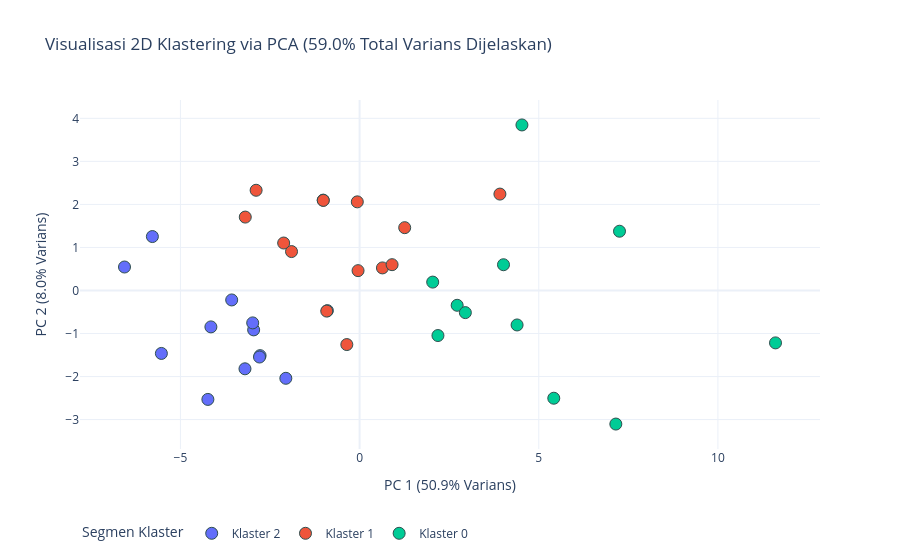

The cell this chart's notebook holds for it:
### Markdown cell above
## 5. Visualisasi Hasil Klastering
### 5.1 Proyeksi 2D PCA & Distribusi Anggota

### Code cell
median_prof_raw, _ = get_cluster_profiles(df_features, labels)
cluster_name_map = assign_business_cluster_names(median_prof_raw)

named_labels = [cluster_name_map.get(f'Klaster {lbl}', f'Klaster {lbl}') for lbl in labels]
df_result = df_features.copy()
df_result['Kabupaten/Kota'] = regions.values
df_result['Cluster_ID'] = labels
df_result['Nama_Klaster'] = named_labels
df_result['Total_Pengeluaran'] = df_features.sum(axis=1)

fig_pca = plot_pca_2d_interactive(df_scaled, labels, regions, cluster_name_map, df_raw_features=df_features)
fig_pca.show()

### Figure 1 — Plotly figure (JSON) as saved in the notebook; plotly's stock layout.template omitted (floating-point values rounded to 4 significant figures)
{"data": [{"customdata": [["Klaster 2", "Nasi campur/rames", "Rp 39,066"], ["Klaster 2", "Minuman jadi (kopi, kopi susu, teh, susu coklat, dsb)", "Rp 39,956"], ["Klaster 2", "Nasi campur/rames", "Rp 31,559"], ["Klaster 2", "Minuman jadi (kopi, kopi susu, teh, susu coklat, dsb)", "Rp 39,207"], ["Klaster 2", "Nasi campur/rames", "Rp 40,633"], ["Klaster 2", "Nasi campur/rames", "Rp 40,609"], ["Klaster 2", "Mie bakso, mie rebus, mie goreng", "Rp 42,496"], ["Klaster 2", "Mie bakso, mie rebus, mie goreng", "Rp 39,141"], ["Klaster 2", "Mie bakso, mie rebus, mie goreng", "Rp 41,630"], ["Klaster 2", "Mie bakso, mie rebus, mie goreng", "Rp 47,153"], ["Klaster 2", "Mie bakso, mie rebus, mie goreng", "Rp 29,886"], ["Klaster 2", "Nasi campur/rames", "Rp 24,245"], ["Klaster 2", "Nasi campur/rames", "Rp 26,344"]], "hovertemplate": "<b>%{hovertext}</b><br><br>Segmen Klaster=%{customdata[0]}<br>PC 1 (50.9% Varians)=%{x:.2f}<br>PC 2 (8.0% Varians)=%{y:.2f}<br>Top_Pengeluaran=%{customdata[1]}<br>Total_Pengeluaran_Mingguan=%{customdata[2]}<extra></extra>", "hovertext": ["Pacitan", "Ponorogo", "Trenggalek", "Tulungagung", "Blitar", "Kediri", "Madiun", "Magetan", "Bojonegoro", "Tuban", "Bangkalan", "Sampang", "Pamekasan"], "legendgroup": "Klaster 2", "marker": {"color": "#636efa", "line": {"color": "DarkSlateGrey", "width": 1}, "size": 12, "symbol": "circle"}, "mode": "markers", "name": "Klaster 2", "orientation": "v", "showlegend": true, "type": "scatter", "x": [-4.234, -3.199, -5.531, -2.956, -3.569, -2.777, -2.793, -2.983, -2.058, -0.899, -4.149, -6.56, -5.782], "xaxis": "x", "y": [-2.532, -1.82, -1.463, -0.9162, -0.2203, -1.514, -1.547, -0.7535, -2.041, -0.4685, -0.8466, 0.5454, 1.253], "yaxis": "y"}, {"customdata": [["Klaster 1", "Mie bakso, mie rebus, mie goreng", "Rp 45,014"], ["Klaster 1", "Mie bakso, mie rebus, mie goreng", "Rp 53,550"], ["Klaster 1", "Mie bakso, mie rebus, mie goreng", "Rp 40,774"], ["Klaster 1", "Mie bakso, mie rebus, mie goreng", "Rp 64,215"], ["Klaster 1", "Nasi campur/rames", "Rp 43,595"], ["Klaster 1", "Mie bakso, mie rebus, mie goreng", "Rp 43,598"], ["Klaster 1", "Mie bakso, mie rebus, mie goreng", "Rp 38,784"], ["Klaster 1", "Mie bakso, mie rebus, mie goreng", "Rp 45,241"], ["Klaster 1", "Mie bakso, mie rebus, mie goreng", "Rp 50,292"], ["Klaster 1", "Mie bakso, mie rebus, mie goreng", "Rp 52,459"], ["Klaster 1", "Nasi campur/rames", "Rp 51,483"], ["Klaster 1", "Minuman jadi (kopi, kopi susu, teh, susu coklat, dsb)", "Rp 53,271"], ["Klaster 1", "Mie bakso, mie rebus, mie goreng", "Rp 52,897"], ["Klaster 1", "Mie bakso, mie rebus, mie goreng", "Rp 50,071"]], "hovertemplate": "<b>%{hovertext}</b><br><br>Segmen Klaster=%{customdata[0]}<br>PC 1 (50.9% Varians)=%{x:.2f}<br>PC 2 (8.0% Varians)=%{y:.2f}<br>Top_Pengeluaran=%{customdata[1]}<br>Total_Pengeluaran_Mingguan=%{customdata[2]}<extra></extra>", "hovertext": ["Malang", "Lumajang", "Jember", "Banyuwangi", "Bondowoso", "Situbondo", "Probolinggo", "Pasuruan", "Mojokerto", "Jombang", "Nganjuk", "Ngawi", "Lamongan", "Kota Probolinggo"], "legendgroup": "Klaster 1", "marker": {"color": "#EF553B", "line": {"color": "DarkSlateGrey", "width": 1}, "size": 12, "symbol": "circle"}, "mode": "markers", "name": "Klaster 1", "orientation": "v", "showlegend": true, "type": "scatter", "x": [-1.9, 1.259, -2.119, 3.916, -3.19, -1.016, -2.888, -1.013, -0.04245, 0.6377, -0.9166, -0.3563, 0.9068, -0.06346], "xaxis": "x", "y": [0.9041, 1.46, 1.103, 2.24, 1.705, 2.1, 2.329, 2.094, 0.4609, 0.5241, -0.4795, -1.257, 0.5996, 2.059], "yaxis": "y"}, {"customdata": [["Klaster 0", "Mie bakso, mie rebus, mie goreng", "Rp 70,041"], ["Klaster 0", "Mie bakso, mie rebus, mie goreng", "Rp 75,518"], ["Klaster 0", "Nasi campur/rames", "Rp 65,528"], ["Klaster 0", "Mie bakso, mie rebus, mie goreng", "Rp 70,797"], ["Klaster 0", "Nasi campur/rames", "Rp 68,551"], ["Klaster 0", "Mie bakso, mie rebus, mie goreng", "Rp 58,841"], ["Klaster 0", "Mie bakso, mie rebus, mie goreng", "Rp 71,835"], ["Klaster 0", "Mie bakso, mie rebus, mie goreng", "Rp 63,908"], ["Klaster 0", "Nasi campur/rames", "Rp 79,935"], ["Klaster 0", "Mie bakso, mie rebus, mie goreng", "Rp 93,539"], ["Klaster 0", "Mie bakso, mie rebus, mie goreng", "Rp 65,480"]], "hovertemplate": "<b>%{hovertext}</b><br><br>Segmen Klaster=%{customdata[0]}<br>PC 1 (50.9% Varians)=%{x:.2f}<br>PC 2 (8.0% Varians)=%{y:.2f}<br>Top_Pengeluaran=%{customdata[1]}<br>Total_Pengeluaran_Mingguan=%{customdata[2]}<extra></extra>", "hovertext": ["Sidoarjo", "Gresik", "Sumenep", "Kota Kediri", "Kota Blitar", "Kota Malang", "Kota Pasuruan", "Kota Mojokerto", "Kota Madiun", "Kota Surabaya", "Kota Batu"], "legendgroup": "Klaster 0", "marker": {"color": "#00cc96", "line": {"color": "DarkSlateGrey", "width": 1}, "size": 12, "symbol": "circle"}, "mode": "markers", "name": "Klaster 0", "orientation": "v", "showlegend": true, "type": "scatter", "x": [4.396, 7.253, 4.531, 5.419, 2.723, 2.187, 4.016, 2.952, 7.151, 11.61, 2.04], "xaxis": "x", "y": [-0.8016, 1.377, 3.847, -2.504, -0.3449, -1.047, 0.5986, -0.5148, -3.105, -1.218, 0.1947], "yaxis": "y"}], "layout": {"legend": {"orientation": "h", "title": {"text": "Segmen Klaster"}, "tracegroupgap": 0, "y": -0.2}, "title": {"text": "Visualisasi 2D Klastering via PCA (59.0% Total Varians Dijelaskan)"}, "xaxis": {"anchor": "y", "domain": [0.0, 1.0], "title": {"text": "PC 1 (50.9% Varians)"}}, "yaxis": {"anchor": "x", "domain": [0.0, 1.0], "title": {"text": "PC 2 (8.0% Varians)"}}}}
